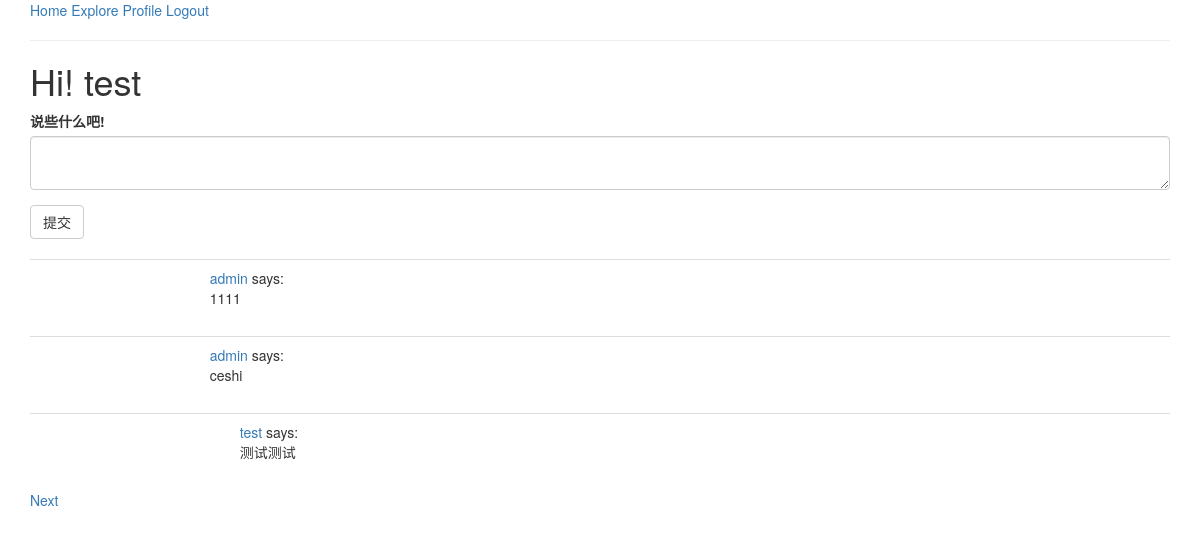
The page /index (signed in) on the database its author committed.
### app/models.py (models this page shows, shortened)
class User(UserMixin,db.Model):   # User 继承 db.Model 是所有类型的基类  UserMixin 这个是基类包含了四种校验属性
    id = db.Column(db.Integer,primary_key=True)
    username = db.Column(db.String(length=10),index=True,unique=True)
    password_hash = db.Column(db.String(length=128))
    email = db.Column(db.String(length=50),index=True,unique=True)
    posts = db.relationship("Post",backref="author",lazy="dynamic")    # backref 有点类似快捷方式 这里是一对多关系 因为一个人可以发多个post 我们在post里面建立一个联系到user
    about_me = db.Column(db.String(150))
    last_seen = db.Column(db.DateTime,default=datetime.utcnow)
    followed = db.relationship('User',secondary=followers,
                               primaryjoin=(followers.c.follower_id == id),
                               secondaryjoin=(followers.c.followed_id == id),
                               backref=db.backref('followers',lazy='dynamic'),lazy='dynamic')  # 返回的类型是一个列表 对followers表进行了一个关联  返回对数据是列表
    def followed_posts(self):
        followed = Post.query.join(followers,(Post.user_id == followers.c.followed_id)).filter(followers.c.follower_id == self.id)
        own = Post.query.filter_by(user_id=self.id)   # user_id是post的外键 我们要保证我们可以看到自己的动态
        return followed.union(own).order_by(Post.timestamp.desc())

class Post(db.Model):
    id = db.Column(db.Integer,primary_key=True)
    user_id = db.Column(db.Integer,db.ForeignKey('user.id'))  # 这里对应的是相关联的表 user的id 和user——id 进行绑定 所以是 user.id
    timestamp = db.Column(db.DateTime,default=datetime.utcnow(),index=True)
    content = db.Column(db.String(length=150))

### app/routes.py (the view)
@app.route('/',methods=["GET","POST"])
@app.route('/index',methods=["GET","POST"])
@login_required
def index():
    form = PostForm()
    if form.validate_on_submit():
        post = Post(content=form.post.data,author=current_user)
        db.session.add(post)
        db.session.commit()
        flash("发布成功")
        return redirect(url_for('index'))
    page = request.args.get('page',1,type=int)
    posts = current_user.followed_posts().paginate(page,app.config['POST_PRE_PAGE'],False)   # paginate 是控制page的范围
    next_url = url_for('index',page=posts.next_num) \
        if posts.has_next else None
    prev_url = url_for('index',page=posts.prev_num) \
        if posts.prev_num else None
    return render_template("index.html",posts=posts.items,title="Welcome",form=form,next_url=next_url,prev_url=prev_url)

### app/forms.py
class PostForm(FlaskForm):
    post = TextAreaField("说些什么吧!",validators=[DataRequired(),length(1,150)])
    submit = SubmitField("提交")

### app/models.py (called while the page is built)
@login.user_loader
def load_user(id):
    return User.query.get(int(id))

### app/routes.py (called while the page is built)
@app.before_request
def before_request():   # 将时间 和 表单里面进行一个联系  利用 app.before_request 在试图函数之前进行一个运行
    if current_user.is_authenticated:
        current_user.last_seen = datetime.utcnow()
        db.session.commit()

### app/templates/index.html (shortened to what this page needs)
{% extends "base.html" %}
{% import "bootstrap/wtf.html" as wtf %}
{% block app_content %}
    <h1>Hi! {{current_user.username}}</h1>
    {% if form %}
    {{ wtf.quick_form(form)}}
    <br>
    {% endif %}
    {% for post in posts %}
        {% include "_post.html" %}
    {% endfor %}
    {% if next_url %}
    <a href="{{next_url}}">Next</a>
    {% endif %}
{% endblock %}

### app/templates/_post.html (shortened to what this page needs)
<table class="table table-hover">
    <tr>
        <td>
        </td>
        <td>
            <a href="{{url_for('user',username=post.author.username)}}">{{post.author.username}}</a>
            says:
            <br>
            {{post.content}}
        </td>
    </tr>
</table>

### rows shown on the page
User: username "test"
Post: author.username "admin", content "1111"
Post: author.username "admin", content "ceshi"
Post: author.username "test", content "测试测试"
